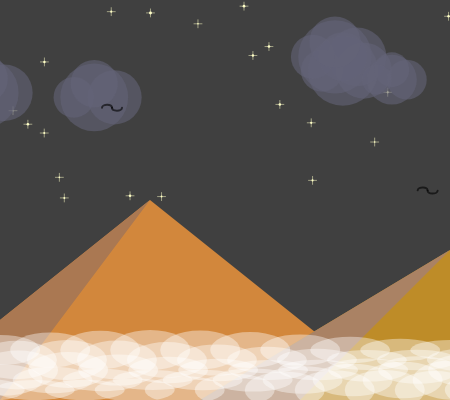
Frame 1 (no input)
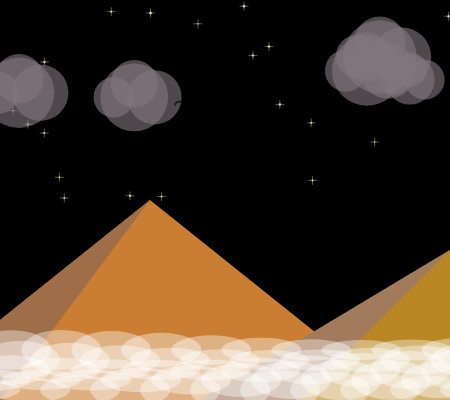
Frame 60 (no input)
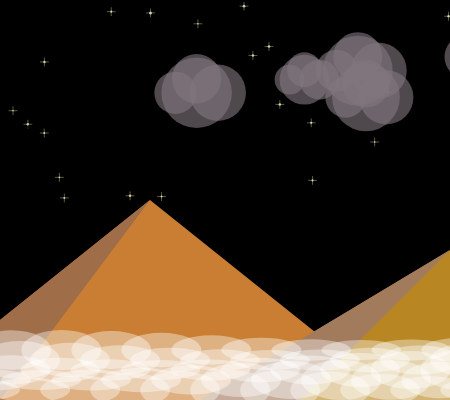
Frame 120 (the mouse pressed at the canvas centre since frame 60)

The p5.js sketch that drew these frames (run headless with seeded random() and noise() and a simulated clock; from frame 60 on, the mouse is pressed at the canvas centre):

// p5.js sketch
// ── sketch.js
// https://p5js.org/tutorials/conditionals-and-interactivity/

// переменные для позиции солнца и анимации
let sunHeight = 600; // точка ниже горизонта
let sunAngle = 0; // для мягкого покачивания солнца

// переменные для изменения цвета
let redVal = 0;
let greenVal = 0;
let blueVal = 0;

// переменные для облаков
let clouds = [];
let numClouds = 5;

// переменные для птиц
let birds = [];
let numBirds = 3;

// переменные для звезд
let stars = [];
let numStars = 20;

// переменные для тумана
let fogOpacity = 255;

// переменная времени для анимаций
let time = 0;

function setup() {
  createCanvas(450, 400);
  
  // создаем облака в случайных позициях
  for (let i = 0; i < numClouds; i++) {
    clouds.push({
      x: random(-50, 500),
      y: random(50, 150),
      size: random(40, 80),
      speed: random(0.2, 0.8)
    });
  }
  
  // создаем птиц
  for (let i = 0; i < numBirds; i++) {
    birds.push({
      x: random(-100, 550),
      y: random(100, 200),
      wingPhase: random(TWO_PI),
      speed: random(0.5, 1.5)
    });
  }
  
  // создаем звезды
  for (let i = 0; i < numStars; i++) {
    stars.push({
      x: random(0, 450),
      y: random(0, 200),
      brightness: random(100, 255),
      twinkleSpeed: random(0.02, 0.05)
    });
  }
}

function draw() {
  time += 0.02;
  
  // динамический фон с градиентом
  drawGradientSky();
  
  // рисуем звезды (исчезают с восходом)
  drawStars();
  
  // рисуем облака
  drawClouds();
  
  // солнце с эффектами
  drawSun();
  
  // горы с туманом
  drawMountains();
  
  // летающие птицы
  drawBirds();
  
  // туман у подножия гор
  drawFog();
  
  // анимация восхода
  animateSunrise();
}

function drawGradientSky() {
  // создаем вертикальный градиент
  for (let i = 0; i <= height; i++) {
    let inter = map(i, 0, height, 0, 1);
    let c = lerpColor(
      color(redVal, greenVal, blueVal), 
      color(redVal * 0.3, greenVal * 0.3, blueVal * 0.3), 
      inter
    );
    stroke(c);
    line(0, i, width, i);
  }
}

function drawStars() {
  // звезды исчезают с восходом солнца
  let starAlpha = map(sunHeight, 600, 300, 255, 0);
  starAlpha = constrain(starAlpha, 0, 255);
  
  for (let star of stars) {
    let brightness = star.brightness + sin(time * star.twinkleSpeed) * 50;
    brightness = constrain(brightness, 50, 255);
    
    fill(255, 255, 200, starAlpha);
    noStroke();
    circle(star.x, star.y, map(brightness, 50, 255, 1, 3));
    
    // крестообразное сияние
    stroke(255, 255, 200, starAlpha * 0.5);
    strokeWeight(1);
    line(star.x - 4, star.y, star.x + 4, star.y);
    line(star.x, star.y - 4, star.x, star.y + 4);
  }
}

function drawClouds() {
  noStroke();
  for (let cloud of clouds) {
    // цвет облаков меняется с рассветом
    let cloudColor = lerpColor(
      color(100, 100, 120, 150),
      color(255, 200, 150, 180),
      map(sunHeight, 600, 130, 0, 1)
    );
    
    fill(cloudColor);
    
    // рисуем облако из нескольких кругов
    circle(cloud.x, cloud.y, cloud.size);
    circle(cloud.x + cloud.size * 0.3, cloud.y, cloud.size * 0.8);
    circle(cloud.x - cloud.size * 0.3, cloud.y, cloud.size * 0.6);
    circle(cloud.x, cloud.y - cloud.size * 0.2, cloud.size * 0.7);
    
    // движение облаков
    cloud.x += cloud.speed;
    if (cloud.x > width + cloud.size) {
      cloud.x = -cloud.size;
    }
  }
}

function drawSun() {
  push();
  translate(300, sunHeight);
  
  // мягкое покачивание солнца
  sunAngle += 0.01;
  rotate(sin(sunAngle) * 0.05);
  
  // лучи солнца
  drawSunRays();
  
  // основное тело солнца с градиентом
  for (let r = 180; r > 0; r -= 10) {
    let alpha = map(r, 0, 180, 255, 0);
    let sunColor = lerpColor(
      color(255, 100, 0, alpha * 0.3),
      color(255, 255, 100, alpha * 0.6),
      map(r, 180, 0, 0, 1)
    );
    fill(sunColor);
    circle(0, 0, r);
  }
  
  pop();
}

function drawSunRays() {
  stroke(255, 255, 150, 100);
  strokeWeight(2);
  
  for (let i = 0; i < 12; i++) {
    let angle = (TWO_PI / 12) * i + time;
    let rayLength = 100 + sin(time * 2 + i) * 20;
    
    let x1 = cos(angle) * 90;
    let y1 = sin(angle) * 90;
    let x2 = cos(angle) * rayLength;
    let y2 = sin(angle) * rayLength;
    
    line(x1, y1, x2, y2);
  }
}

function drawMountains() {
  // добавляем туман к горам
  let fogAmount = map(sunHeight, 600, 130, 100, 20);
  
  // дальние горы
  fill(110 + fogAmount, 50 + fogAmount, 18 + fogAmount);
  triangle(200, 400, 520, 253, 800, 400);
  fill(110 + fogAmount * 0.8, 95 + fogAmount * 0.8, 20 + fogAmount * 0.8);
  triangle(200, 400, 520, 253, 350, 400);
  
  // средние горы
  fill(150 + fogAmount * 0.6, 75 + fogAmount * 0.6, fogAmount * 0.6);
  triangle(-100, 400, 150, 200, 400, 400);
  fill(100 + fogAmount * 0.7, 50 + fogAmount * 0.7, 12 + fogAmount * 0.7);
  triangle(-100, 400, 150, 200, 0, 400);
  
  // ближние горы
  fill(150 + fogAmount * 0.4, 100 + fogAmount * 0.4, fogAmount * 0.4);
  triangle(200, 400, 450, 250, 800, 400);
  fill(120 + fogAmount * 0.5, 80 + fogAmount * 0.5, 50 + fogAmount * 0.5);
  triangle(200, 400, 450, 250, 300, 400);
}

function drawBirds() {
  stroke(0, 0, 0, 150);
  strokeWeight(2);
  noFill();
  
  for (let bird of birds) {
    push();
    translate(bird.x, bird.y + sin(time * 2 + bird.wingPhase) * 3);
    
    // анимация крыльев
    let wingFlap = sin(time * 8 + bird.wingPhase) * 0.3;
    
    // левое крыло
    arc(-5, 0, 10, 6, PI + wingFlap, TWO_PI - wingFlap);
    // правое крыло
    arc(5, 0, 10, 6, wingFlap, PI - wingFlap);
    
    pop();
    
    // движение птиц
    bird.x += bird.speed;
    if (bird.x > width + 20) {
      bird.x = -20;
      bird.y = random(100, 200);
    }
  }
}

function drawFog() {
  // туман у подножия гор
  for (let i = 0; i < 5; i++) {
    let fogY = 350 + i * 10;
    let fogAlpha = map(sunHeight, 600, 130, fogOpacity, 50) - i * 30;
    fogAlpha = constrain(fogAlpha, 0, 100);
    
    fill(255, 255, 255, fogAlpha);
    noStroke();
    
    for (let x = 0; x < width + 100; x += 50) {
      let fogHeight = 30 + sin(time + x * 0.01 + i) * 10;
      ellipse(x + sin(time * 0.5 + i) * 20, fogY, 80, fogHeight);
    }
  }
}

function animateSunrise() {
  // анимация восхода солнца
  if (sunHeight > 130) {
    sunHeight -= 1.5;
  }
  
  // изменение цветов в зависимости от времени
  if (sunHeight < 480) {
    redVal += 3;
    greenVal += 2;
    blueVal += 1;
  }
  
  // ограничиваем значения цветов
  redVal = constrain(redVal, 0, 255);
  greenVal = constrain(greenVal, 0, 180);
  blueVal = constrain(blueVal, 0, 100);
  
  // уменьшаем туман с восходом
  if (sunHeight < 400) {
    fogOpacity *= 0.999;
  }
}

// интерактивность - клик мыши перезапускает анимацию
function mousePressed() {
  sunHeight = 600;
  redVal = 0;
  greenVal = 0;
  blueVal = 0;
  fogOpacity = 255;
  time = 0;
  
  // пересоздаем облака и птиц
  for (let i = 0; i < numClouds; i++) {
    clouds[i].x = random(-50, 500);
  }
  
  for (let i = 0; i < numBirds; i++) {
    birds[i].x = random(-100, 550);
  }
}
